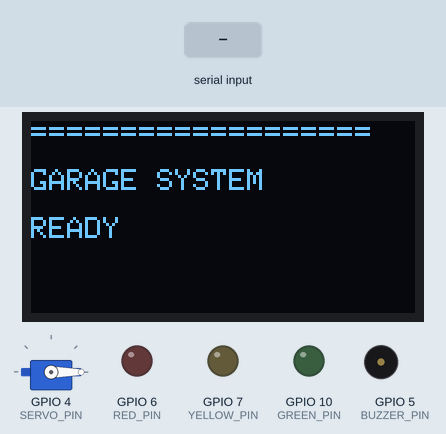
Simulated run of this sketch. Board: ESP32-S3. Shown: 128×64 one-colour display, servo, output pins drawn as LEDs (lit = HIGH), buzzer (waves = sounding, pin HIGH). Dashed ring = blinking. Inputs (shaded band) come from the test bench. What the sketch prints to the serial monitor is not drawn.

Above: at 3.0 s.
3.1 s: "SCANNING\n" received over Serial
At 4.1 s:
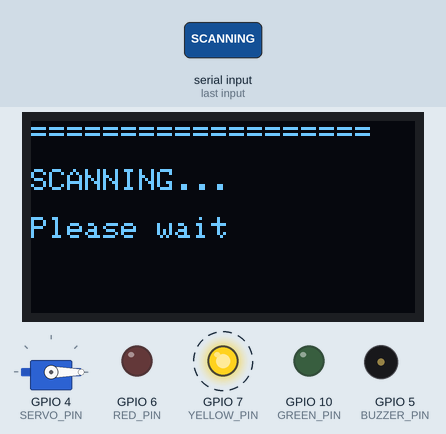
5.4 s: "LOCKOUT\n" received over Serial
At 5.8 s:
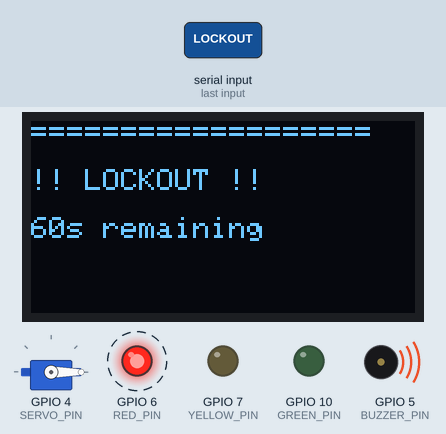
7.2 s: "RESET\n" received over Serial
At 7.8 s:
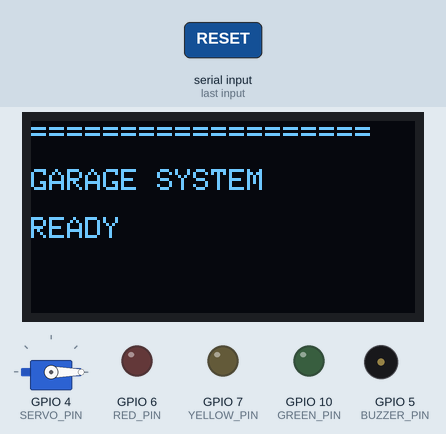
8.7 s: "GRANTED\n" received over Serial
At 9.4 s:
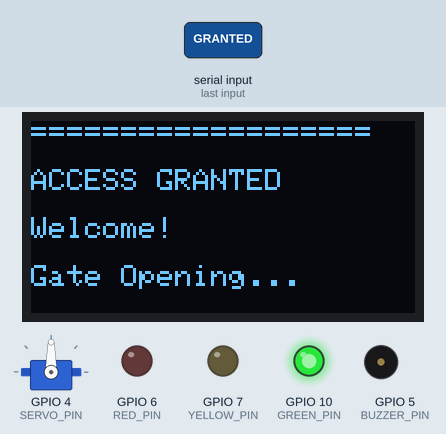
10.5 s: "DENIED\n" received over Serial
At 12.6 s:
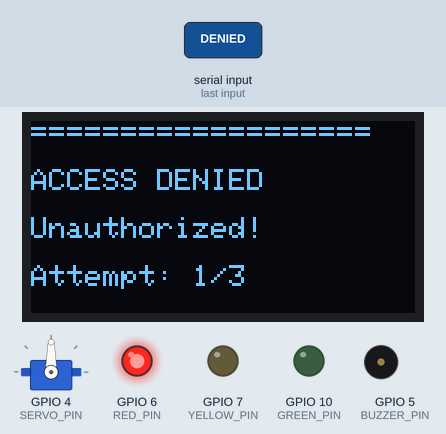
13.0 s: "LOCKOUT\n" received over Serial
At 15.75 s:
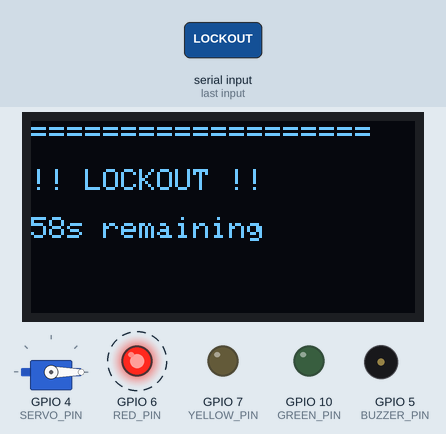
Timing chart, 0 to 16.0 s (numbered marks = the images above; inputs shaded):
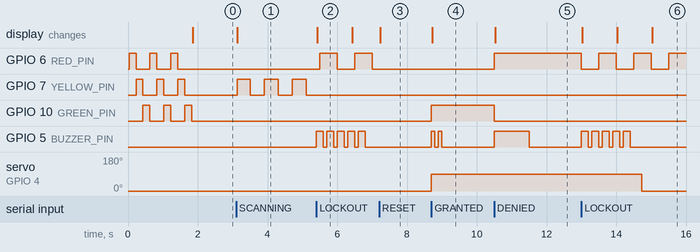

The sketch:

esp32_firmware.ino
```cpp
/* =======================================================================
   esp32_firmware.ino  -- PATCHED

   This is YOUR file. Same pins, same commands, same screens, same
   structure. Six defects fixed, nothing redesigned. Every change is
   marked  // [FIX n]  and listed in DIFFS.md with the original line
   numbers.

   FIX 1  line 37   for(;;) on OLED failure froze the whole board
   FIX 2  line 63   showScreen() every loop pass during lockout was
                    saturating the I2C bus -- the likely OLED corruption
   FIX 3  line 65   `return` during lockout made the board deaf to serial
                    for 60 seconds; RESET could not reach it
   FIX 4  line 101  delay(5000) in GRANTED blocked serial reads
   FIX 5  line 112  delay(3000) in DENIED blocked serial reads
   FIX 6  line 144  1.5 s of blocking beeps in triggerLockout

   Everything the Pi sends still works exactly as before.
   ======================================================================= */

#include <Wire.h>
#include <Adafruit_GFX.h>
#include <Adafruit_SSD1306.h>
#include <ESP32Servo.h>

#define SERVO_PIN    4
#define BUZZER_PIN   5
#define RED_PIN      6
#define YELLOW_PIN   7
#define GREEN_PIN    10
#define I2C_SDA      8
#define I2C_SCL      9

#define SCREEN_WIDTH 128
#define SCREEN_HEIGHT 64
Adafruit_SSD1306 display(SCREEN_WIDTH, SCREEN_HEIGHT, &Wire, -1);

Servo myServo;

int failCount = 0;
bool isLockedOut = false;
unsigned long lockoutStart = 0;
unsigned long lastHeartbeat = 0;
unsigned long yellowBlinkTimer = 0;
bool yellowBlinkState = false;
bool isScanning = false;

// [FIX 1] the board keeps running when the display is missing
bool hasDisplay = false;
unsigned long lastOledTry = 0;

// [FIX 2] remember what is on screen so we only redraw on change
String scr1 = "", scr2 = "", scr3 = "";

// [FIX 4/5/6] deferred actions, replacing the blocking delay() calls
unsigned long gateCloseAt   = 0;   // 0 = nothing pending
unsigned long deniedClearAt = 0;
int      beepsLeft   = 0;
int      beepOnMs    = 0;
int      beepOffMs   = 0;
unsigned long beepPhase = 0;
bool     beepHigh    = false;

void setup() {
  Serial.begin(115200);
  pinMode(BUZZER_PIN, OUTPUT);
  pinMode(RED_PIN, OUTPUT);
  pinMode(YELLOW_PIN, OUTPUT);
  pinMode(GREEN_PIN, OUTPUT);

  Wire.begin(I2C_SDA, I2C_SCL);
  Wire.setClock(400000);           // [FIX 2] 100 kHz default made every
                                   // full-screen update cost ~90 ms
  hasDisplay = display.begin(SSD1306_SWITCHCAPVCC, 0x3C);
  if (!hasDisplay) {
    Serial.println("OLED FAILED - continuing without display");
    // [FIX 1] was: for (;;);
    // That single line is why the board looked completely dead whenever
    // the I2C handshake failed. It froze inside setup(), so the servo was
    // never attached and the serial command loop was never reached.
  }

  for (int i = 0; i < 3; i++) {
    digitalWrite(RED_PIN, HIGH); delay(200); digitalWrite(RED_PIN, LOW);
    digitalWrite(YELLOW_PIN, HIGH); delay(200); digitalWrite(YELLOW_PIN, LOW);
    digitalWrite(GREEN_PIN, HIGH); delay(200); digitalWrite(GREEN_PIN, LOW);
  }
  myServo.setPeriodHertz(50);
  myServo.attach(SERVO_PIN, 500, 2400);
  myServo.write(0);
  showScreen("GARAGE SYSTEM", "READY", "");
  Serial.println("ESP32_READY");
  lastOledTry = millis();
}

void loop() {
  unsigned long now = millis();

  // ---- [FIX 4/5/6] service the deferred work first ------------------
  serviceBeep();

  if (gateCloseAt && now >= gateCloseAt) {
    gateCloseAt = 0;
    myServo.write(0);
    digitalWrite(GREEN_PIN, LOW);
    showScreen("GARAGE SYSTEM", "READY", "");
    Serial.println("GATE_CLOSED");
  }

  if (deniedClearAt && now >= deniedClearAt) {
    deniedClearAt = 0;
    digitalWrite(RED_PIN, LOW);
    if (failCount >= 3) triggerLockout();
    else                showScreen("GARAGE SYSTEM", "READY", "");
  }

  // [FIX 1] retry the display instead of giving up for good
  if (!hasDisplay && now - lastOledTry > 5000) {
    lastOledTry = now;
    i2cRecover();
    Wire.begin(I2C_SDA, I2C_SCL);
    Wire.setClock(400000);
    hasDisplay = display.begin(SSD1306_SWITCHCAPVCC, 0x3C);
    if (hasDisplay) {
      Serial.println("OLED_RECOVERED");
      scr1 = ""; showScreen(scr1, scr2, scr3);
    }
  }

  // ---- [FIX 3] serial is read BEFORE the lockout branch -------------
  // In the original, lockout hit `return` at line 65 and never reached
  // Serial.available() at line 81. The board was deaf for a full 60 s:
  // RESET could not clear it, and every command the Pi sent in that
  // window queued up and then executed in a burst when lockout expired.
  if (Serial.available()) {
    String cmd = Serial.readStringUntil('\n');
    cmd.trim();
    handleCommand(cmd);
  }

  if (isLockedOut) {
    unsigned long elapsed = (now - lockoutStart) / 1000;
    int remaining = 60 - (int)elapsed;
    if (remaining <= 0) {
      isLockedOut = false;
      failCount = 0;
      allLedsOff();
      showScreen("GARAGE SYSTEM", "READY", "");
      Serial.println("LOCKOUT_CLEARED");
    } else {
      digitalWrite(RED_PIN, (now / 500) % 2);
      // [FIX 2] was an unconditional showScreen() on EVERY loop pass.
      // display.display() pushes 1024 bytes over I2C; at the old 100 kHz
      // that is ~90 ms, so the bus ran at 100% duty for 60 s straight.
      // showScreen() now returns immediately unless the text changed, so
      // this redraws once per second instead of ten times per second.
      showScreen("!! LOCKOUT !!", String(remaining) + "s remaining", "");
    }
    return;
  }

  if (isScanning) {
    if (now - yellowBlinkTimer > 400) {
      yellowBlinkState = !yellowBlinkState;
      digitalWrite(YELLOW_PIN, yellowBlinkState);
      yellowBlinkTimer = now;
    }
  }

  if (now - lastHeartbeat > 10000) {
    Serial.println("HEARTBEAT");
    lastHeartbeat = now;
  }
}

void handleCommand(String cmd) {
  if (cmd == "SCANNING") {
    isScanning = true;
    allLedsOff();
    showScreen("SCANNING...", "Please wait", "");

  } else if (cmd == "GRANTED") {
    isScanning = false;
    failCount = 0;
    allLedsOff();
    digitalWrite(GREEN_PIN, HIGH);
    myServo.write(90);
    beep(2, 100, 100);                      // [FIX 4] was blocking
    showScreen("ACCESS GRANTED", "Welcome!", "Gate Opening...");

    // [FIX 4] was: delay(5000); myServo.write(0); ...
    // 5.3 s during which Serial was never read. The Pi's CLOSE (and any
    // SCANNING or RESET) sat in the RX buffer and fired late.
    //
    // This is now a FAILSAFE, not normal operation: the Pi owns the door
    // and should send CLOSE. If the Pi dies mid-cycle the gate still
    // shuts, which is the behaviour you want from a crashed controller.
    gateCloseAt = millis() + 6000;          // 6 s > the Pi's 5 s, so the
                                            // Pi closes first in normal
                                            // operation and the race is
                                            // gone

  } else if (cmd == "DENIED") {
    isScanning = false;
    failCount++;
    allLedsOff();
    digitalWrite(RED_PIN, HIGH);
    beep(1, 1000, 0);                       // [FIX 5] was blocking
    showScreen("ACCESS DENIED", "Unauthorized!",
               "Attempt: " + String(failCount) + "/3");
    deniedClearAt = millis() + 3000;        // [FIX 5] was delay(3000)

  } else if (cmd == "LOCKOUT") {
    triggerLockout();

  } else if (cmd == "OPEN") {
    myServo.write(90);
    gateCloseAt = 0;                        // manual open stays open
    Serial.println("GATE_OPENED");

  } else if (cmd == "CLOSE") {
    myServo.write(0);
    gateCloseAt = 0;                        // the Pi closed it; cancel the
                                            // failsafe so it cannot fire
                                            // twice
    digitalWrite(GREEN_PIN, LOW);
    showScreen("GARAGE SYSTEM", "READY", "");
    Serial.println("GATE_CLOSED");

  } else if (cmd == "RESET") {
    isScanning = false;
    isLockedOut = false;
    failCount = 0;
    gateCloseAt = 0;
    deniedClearAt = 0;
    beepsLeft = 0;
    digitalWrite(BUZZER_PIN, LOW);
    allLedsOff();
    myServo.write(0);
    showScreen("GARAGE SYSTEM", "READY", "");
    Serial.println("RESET_OK");
  }
}

void triggerLockout() {
  isLockedOut = true;
  isScanning = false;
  lockoutStart = millis();
  deniedClearAt = 0;
  allLedsOff();
  beep(5, 200, 100);        // [FIX 6] was 5 x (beep(200)+delay(100)),
                            // i.e. 1.5 s of blocking inside a handler
  Serial.println("LOCKOUT_ACTIVE");
}

// ---- [FIX 4/5/6] non-blocking buzzer --------------------------------
void beep(int times, int onMs, int offMs) {
  beepsLeft = times; beepOnMs = onMs; beepOffMs = offMs;
  beepPhase = millis(); beepHigh = true;
  digitalWrite(BUZZER_PIN, HIGH);
}

void serviceBeep() {
  if (beepsLeft <= 0) return;
  unsigned long now = millis();
  if (beepHigh && now - beepPhase >= (unsigned long)beepOnMs) {
    digitalWrite(BUZZER_PIN, LOW);
    beepHigh = false; beepPhase = now;
    beepsLeft--;
    if (beepsLeft <= 0) beepsLeft = 0;
  } else if (!beepHigh && beepsLeft > 0 &&
             now - beepPhase >= (unsigned long)beepOffMs) {
    digitalWrite(BUZZER_PIN, HIGH);
    beepHigh = true; beepPhase = now;
  }
}

void allLedsOff() {
  digitalWrite(RED_PIN, LOW);
  digitalWrite(YELLOW_PIN, LOW);
  digitalWrite(GREEN_PIN, LOW);
}

// ---- [FIX 2] I2C bus recovery ---------------------------------------
// If a transfer was cut mid-byte -- which is exactly what a replug does
// -- the slave can hold SDA low forever and every later begin() fails.
// Clocking SCL until it lets go, then issuing a STOP, frees the bus.
void i2cRecover() {
  pinMode(I2C_SDA, INPUT_PULLUP);
  pinMode(I2C_SCL, OUTPUT_OPEN_DRAIN);
  digitalWrite(I2C_SCL, HIGH);
  delayMicroseconds(5);
  for (int i = 0; i < 9 && digitalRead(I2C_SDA) == LOW; i++) {
    digitalWrite(I2C_SCL, LOW);  delayMicroseconds(5);
    digitalWrite(I2C_SCL, HIGH); delayMicroseconds(5);
  }
  pinMode(I2C_SDA, OUTPUT_OPEN_DRAIN);
  digitalWrite(I2C_SDA, LOW);  delayMicroseconds(5);
  digitalWrite(I2C_SCL, HIGH); delayMicroseconds(5);
  digitalWrite(I2C_SDA, HIGH); delayMicroseconds(5);
}

void showScreen(String line1, String line2, String line3) {
  // [FIX 2] skip the transfer entirely when nothing changed
  if (line1 == scr1 && line2 == scr2 && line3 == scr3) return;
  scr1 = line1; scr2 = line2; scr3 = line3;
  if (!hasDisplay) return;                  // [FIX 1]

  display.clearDisplay();
  display.setTextColor(SSD1306_WHITE);
  display.setTextSize(1);
  display.setCursor(0, 0);
  display.println("===================");
  display.setCursor(0, 16);
  display.println(line1);
  display.setCursor(0, 32);
  display.println(line2);
  display.setCursor(0, 48);
  display.println(line3);
  display.display();
}
```

Measured:
- after the input at 3.1 s, GPIO 7 (YELLOW_PIN): alternates HIGH for 0.40 s and LOW for 0.40 s, starting at once; the display: first differs from a run without the input at once (image 1)
- after the input at 5.4 s, GPIO 6 (RED_PIN): alternates HIGH for 0.50 s and LOW for 0.50 s, starting after 0.10 s; GPIO 7 (YELLOW_PIN): stops changing and stays LOW; GPIO 5 (BUZZER_PIN): alternates HIGH for 0.20 s and LOW for 0.10 s, starting at once; the display: changes at once (image 2)
- after the input at 7.2 s, GPIO 6 (RED_PIN): stays LOW (without the input it goes to HIGH after 0.30 s); the display: changes at once (image 3)
- after the input at 8.7 s, GPIO 10 (GREEN_PIN): LOW → HIGH at once; GPIO 5 (BUZZER_PIN): alternates HIGH for 0.10 s and LOW for 0.10 s, 4 changes in all, then stays LOW, starting at once; servo on GPIO 4 (SERVO_PIN): 0° → 90° at once; the display: changes at once (image 4)
- after the input at 10.5 s, GPIO 6 (RED_PIN): LOW → HIGH at once; GPIO 10 (GREEN_PIN): HIGH → LOW at once; GPIO 5 (BUZZER_PIN): LOW → HIGH at once, → LOW 1.0 s later; the display: changes at once (image 5)
- after the input at 13.0 s, GPIO 5 (BUZZER_PIN): alternates HIGH for 0.20 s and LOW for 0.10 s, 10 changes in all, then stays LOW, starting at once; the display: first changes at once (image 6 shows a later state)
- what the display in image 2 shows lasts 1.0 s, from 5.4 s to 6.4 s
